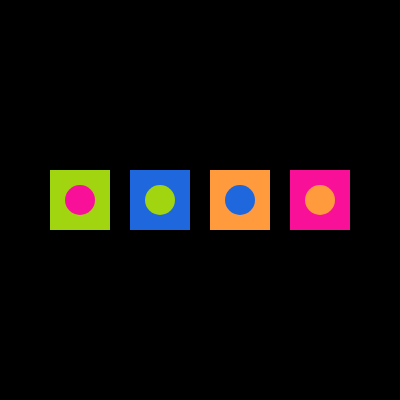
Frame 1 (no input)
Frame 60 (no input): identical to frame 1, image omitted
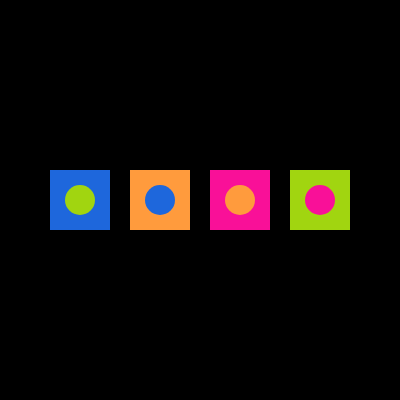
Frame 120 (the mouse pressed at the canvas centre since frame 60)

The p5.js sketch that drew these frames (run headless with seeded random() and noise() and a simulated clock; from frame 60 on, the mouse is pressed at the canvas centre):

// p5.js sketch
// ── sketch.js
// DM2008 — Activity 3a [Guided]
// Array Sampler (20 min)
//
// An array stores a list of values — here it's colors, but it could be
// sizes, positions, or anything else.
// Press any key to cycle through the array one item at a time.
//
// Try these:
// - Replace the colors with your own values (sizes, positions, text).
// - Use mousePressed() instead of keyPressed().
// - Use push() to add new items or splice() to remove them.
// - Loop through the whole array to draw all items at once.
//
// Stretch: visualize all items in the array simultaneously instead of one at a time.

let ellipsePalette = ["#f91098", "#a1d510", "#1e67dc", "#ff9b3d"];
let rectPalette = ["#a1d510", "#1e67dc", "#ff9b3d", "#f91098"];
let currentIndex = 0;

function setup() {
  createCanvas(400, 400);
  noStroke();
  rectMode(CENTER);
}

function draw() {
  background("#000000");
  const spacing = width / (rectPalette.length + 1);

  for (let i = 0; i < rectPalette.length; i++) {
    // shift the lookup by currentIndex, wrapping around with %
    // assuming both rectPalette and ellipsePallete have the same lengths
    const index = (i + currentIndex) % rectPalette.length;

    // to reverse the direction of lookup
    // const index = (i - currentIndex + rectPalette.length) % rectPalette.length

    fill(rectPalette[index]);
    const x = (i + 1) * spacing;
    rect(x, height / 2, 60);

    fill(ellipsePalette[index]);
    const y = (i + 1) * spacing;
    ellipse(x, height / 2, 30);
  }
}

// Advance to the next color each time a key is pressed
function mousePressed() {
  currentIndex++; // shorthand for currentIndex += 1

  // Wrap back to the start when we reach the end
  if (currentIndex >= rectPalette.length) {
    currentIndex = 0;
  }

  // Draw the ellipse using the current color in the arra
}

function keyPressed() {
  if (key == "r" || key == "R") {
    // Remove the last color (if any)
    if (rectPalette.length > 0) {
      rectPalette.splice(rectPalette.length - 1, 1);
    }
    console.log("Current index:", currentIndex, "→", rectPalette[currentIndex]);
  }
  if (key == "a" || key == "A") {
    // Add a new random color to the end
    rectPalette.push(color(random(255), random(255), random(255)));
  }
}
